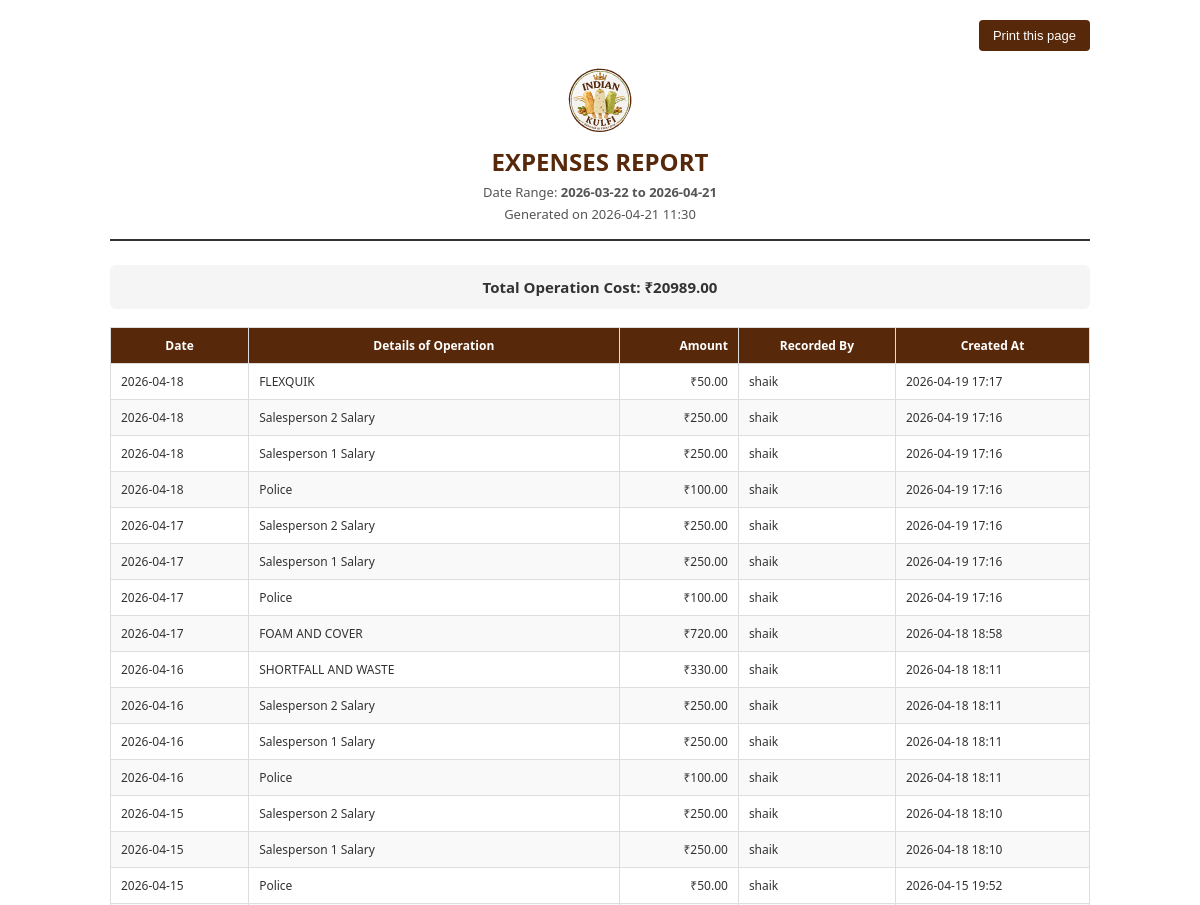
/operations/expenses-history/print/html/ (signed in, upper part), run on an earlier commit of the app's database.
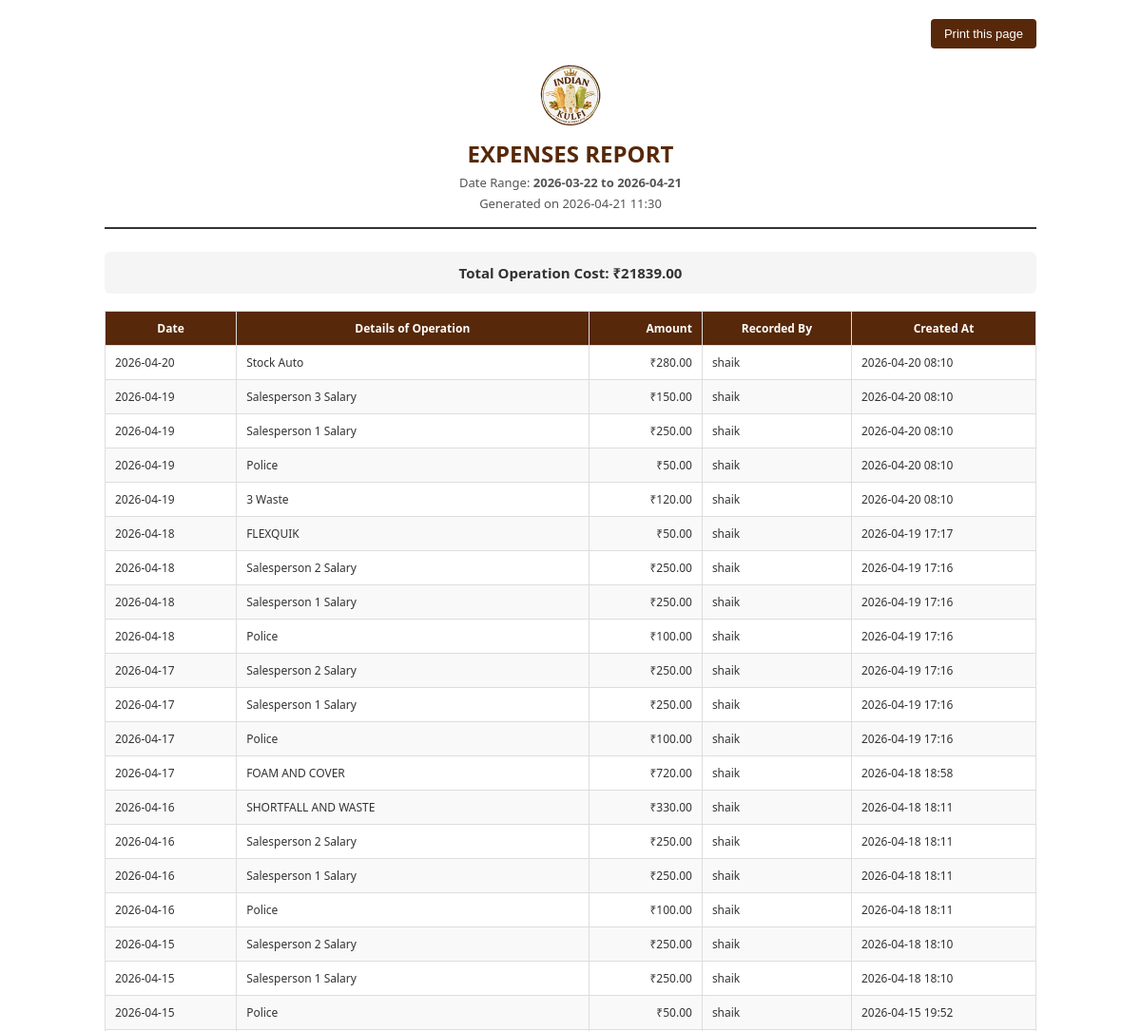
And on a later commit of the database.
### inventory/models.py (models this page shows, shortened)
class OperationsExpense(models.Model):
    operation_date = models.DateField(default=timezone.now)
    details = models.CharField(max_length=255)
    amount = models.DecimalField(max_digits=12, decimal_places=2)
    client_txn_id = models.CharField(max_length=64, blank=True, null=True, db_index=True, help_text="Client-generated idempotency key")
    client_updated_at = models.DateTimeField(blank=True, null=True, db_index=True, help_text="Client-side update timestamp")
    server_version = models.PositiveIntegerField(default=1)
    created_by = models.ForeignKey(User, on_delete=models.SET_NULL, null=True, blank=True)
    created_at = models.DateTimeField(auto_now_add=True)
    updated_at = models.DateTimeField(auto_now=True)
    class Meta:
        ordering = ['-operation_date', '-created_at']
        verbose_name_plural = "Operations Expenses"

### inventory/views.py (the view)
    def _wrapped_view(request, *args, **kwargs):
        if not request.user.is_authenticated:
            return redirect('login')
        if not request.user.is_staff:
            messages.error(request, 'You can access only the Sales module with this account.')
            return redirect('quick_sales_entry')
        return view_func(request, *args, **kwargs)

### inventory/views.py (called while the page is built)
def admin_only_view(view_func):
    def _wrapped_view(request, *args, **kwargs):
        if not request.user.is_authenticated:
            return redirect('login')
        if not request.user.is_staff:
            messages.error(request, 'You can access only the Sales module with this account.')
            return redirect('quick_sales_entry')
        return view_func(request, *args, **kwargs)
    return _wrapped_view

@login_required
def print_expenses_html(request):
    context = _build_expenses_history_context(request)
    context['now'] = timezone.now()
    return render(request, 'inventory/print_expenses.html', context)

### templates/inventory/print_expenses.html (shortened to what this page needs)
<!DOCTYPE html>
<html lang="en">
<head>
</head>
<body>
    <div class="container">
        <div class="no-print">
            <button onclick="window.print()">Print this page</button>
        </div>
        <div class="header">
            <img src="{{ STATIC_URL }}logo/logo.svg" alt="Logo" onerror="this.onerror=null;this.src='{{ STATIC_URL }}logo/logo.png';" class="report-logo">
            <h1>EXPENSES REPORT</h1>
            <p>Date Range: <strong>{{ start_date|date:'Y-m-d' }} to {{ end_date|date:'Y-m-d' }}</strong></p>
            <p>Generated on {{ now|date:'Y-m-d H:i' }}</p>
        </div>
        <div class="summary">
            Total Operation Cost: ₹{{ total_operation_cost|floatformat:2 }}
        </div>
        <table>
            <thead>
                <tr>
                    <th>Date</th>
                    <th>Details of Operation</th>
                    <th class="text-right">Amount</th>
                    <th>Recorded By</th>
                    <th>Created At</th>
                </tr>
            </thead>
            <tbody>
                {% for item in entries %}
                <tr>
                    <td>{{ item.operation_date|date:'Y-m-d' }}</td>
                    <td>{{ item.details }}</td>
                    <td class="text-right">₹{{ item.amount|floatformat:2 }}</td>
                    <td>{% if item.created_by %}{{ item.created_by.get_full_name|default:item.created_by.username }}{% else %}-{% endif %}</td>
                    <td>{{ item.created_at|date:'Y-m-d H:i' }}</td>
                </tr>
                {% empty %}
                <tr>
                    <td colspan="5" class="text-center">No operation expenses found for selected range.</td>
                </tr>
                {% endfor %}
            </tbody>
        </table>
    </div>
</body>
</html>

What changed in the data, as far as the page shows it:
added OperationsExpense: operation_date "2026-04-20", details "Stock Auto", amount "280.00", created_by.get_full_name "shaik", created_at "2026-04-20 08:10"
added OperationsExpense: operation_date "2026-04-19", details "Salesperson 3 Salary", amount "150.00", created_by.get_full_name "shaik", created_at "2026-04-20 08:10"
added OperationsExpense: operation_date "2026-04-19", details "Salesperson 1 Salary", amount "250.00", created_by.get_full_name "shaik", created_at "2026-04-20 08:10"
added OperationsExpense: operation_date "2026-04-19", details "Police", amount "50.00", created_by.get_full_name "shaik", created_at "2026-04-20 08:10"
added OperationsExpense: operation_date "2026-04-19", details "3 Waste", amount "120.00", created_by.get_full_name "shaik", created_at "2026-04-20 08:10"
Also different on the page:
{{ total_operation_cost|floatformat:2 }}: "20989.00" → "21839.00"
